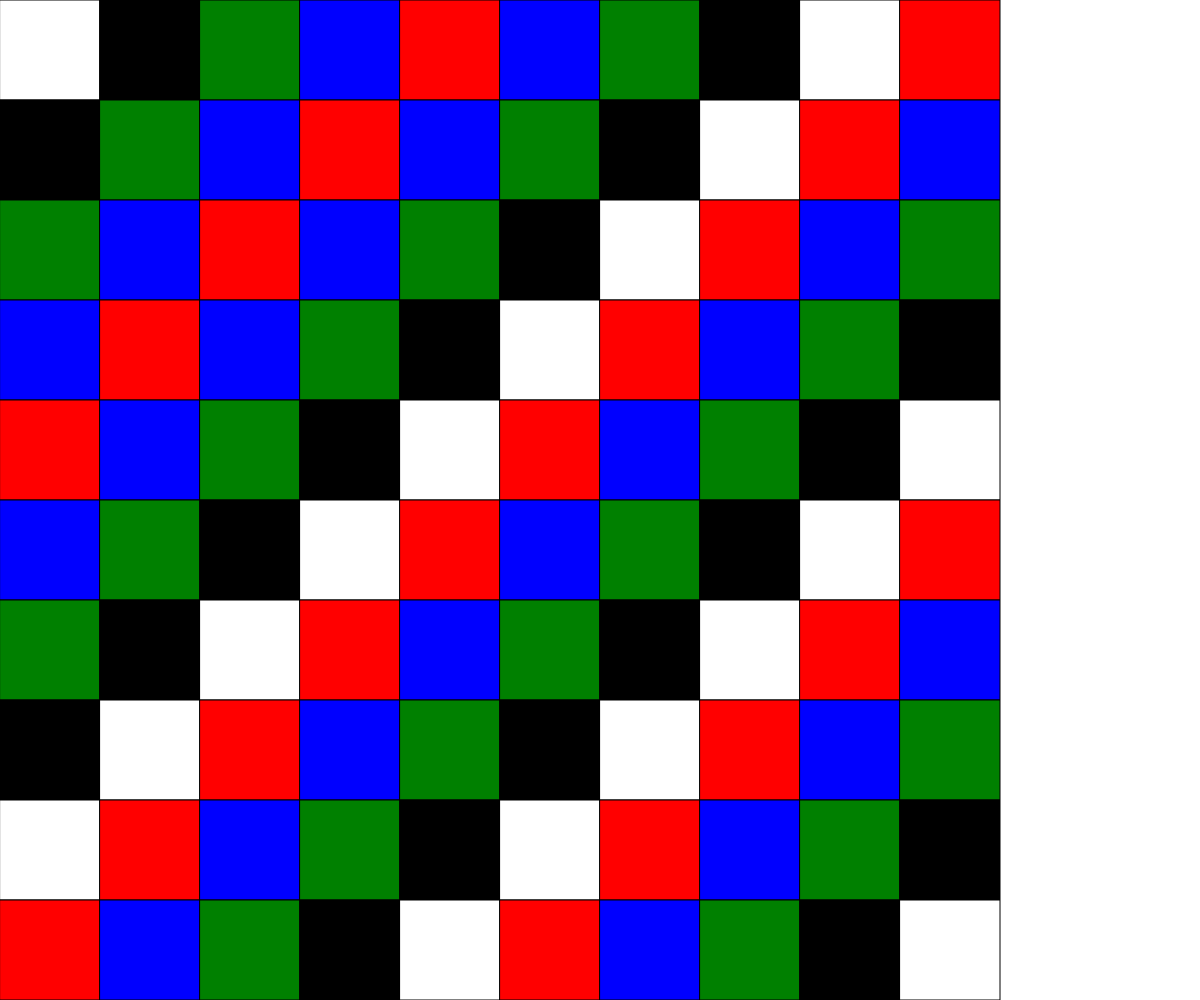
Frame 1 (no input)
Frame 60 (no input): identical to frame 1, image omitted
Frame 120 (the mouse pressed at the canvas centre since frame 60): identical to frame 1, image omitted

The p5.js sketch that drew this single still picture (run headless with seeded random() and noise() and a simulated clock; from frame 60 on, the mouse is pressed at the canvas centre):

// p5.js sketch
// ── sketch.js
// complete the following function
// color the grid according to the following rules:
// 1 - red
// 2 - blue
// 3 - green
// 4 - black
// 5 - white
// the size of each cell is already calculated in setup, and
//   is stored in the cellSize variable
// the 2d array containing the numbers is called grid

function displayGrid(grid) {
  for (let y = 0; y < grid.length; y++) {
    for (let x = 0; x < grid[y].length; x++) {
      if (grid[y][x] === 1){
        fill("red");
      }
      if (grid[y][x] === 2){
        fill("blue");
      }
      if (grid[y][x] === 3){
        fill("green");
      }
      if (grid[y][x] === 4){
        fill("black");
      }
      if (grid[y][x] === 5){
        fill("white");
      }
      rect(x * cellSize, y * cellSize, cellSize, cellSize);
    }
  }
}



////////////////////////////////////////////////////////////
// you should not have to change anything below this line...
////////////////////////////////////////////////////////////

let rows = 10;
let cols = 10;
let grid;
let cellSize;

function setup() {
  createCanvas(windowWidth, windowHeight);
  cellSize = height / rows;
  grid = [
    [5, 4, 3, 2, 1, 2, 3, 4, 5, 1],
    [4, 3, 2, 1, 2, 3, 4, 5, 1, 2],
    [3, 2, 1, 2, 3, 4, 5, 1, 2, 3],
    [2, 1, 2, 3, 4, 5, 1, 2, 3, 4],
    [1, 2, 3, 4, 5, 1, 2, 3, 4, 5],
    [2, 3, 4, 5, 1, 2, 3, 4, 5, 1],
    [3, 4, 5, 1, 2, 3, 4, 5, 1, 2],
    [4, 5, 1, 2, 3, 4, 5, 1, 2, 3],
    [5, 1, 2, 3, 4, 5, 1, 2, 3, 4],
    [1, 2, 3, 4, 5, 1, 2, 3, 4, 5]
  ];
}

function draw() {
  background(255);
  displayGrid(grid);
}
